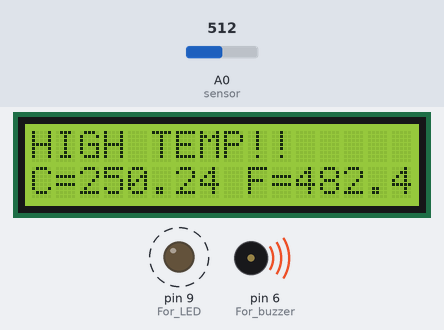
Recording of a sketch running on a simulated Arduino Uno, built with avr-gcc and run on an emulated ATmega328P. Shown: 16×2 character LCD, output pins drawn as LEDs (lit = HIGH), buzzer (waves = sounding). Dashed ring = blinking. The inputs (shaded band) are chosen by the test bench; at power-on: A0 (sensor) = 512. What the sketch prints to the serial monitor is not drawn.

Above: at 1.2 s.
1.3 s: A0 (sensor) set to 73
At 1.57 s:
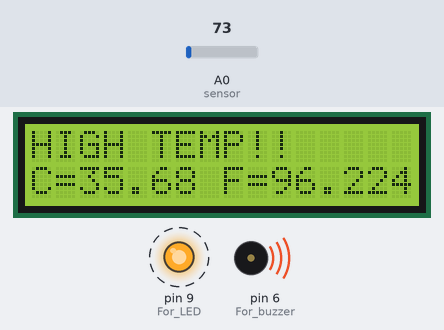
3.2 s: A0 (sensor) set to 58
At 5.4 s:
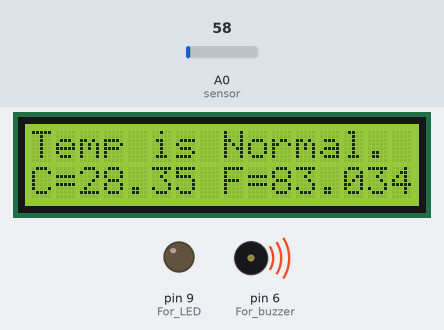
5.7 s: A0 (sensor) set to 22
At 7.4 s:
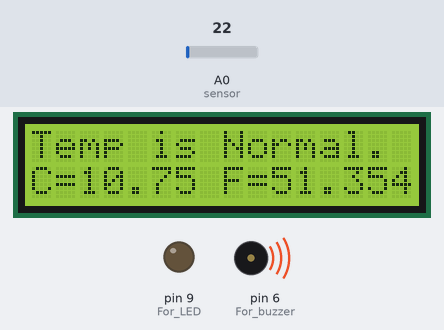
Timing chart, 0 to 8.9 s (numbered marks = the images above; inputs shaded):
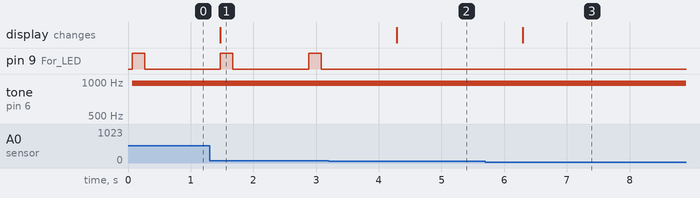

Measured:
- the behaviour switches between 66 and 65 on A0 (sensor) (found by bisection; images 1 and 2)
- after the input at 1.3 s, the display: changes after 0.17 s (image 1)
- after the input at 3.2 s, pin 9 (For_LED): stays LOW (without the input it goes to HIGH after 1.1 s); the display: changes after 1.1 s (image 2)
- after the input at 5.7 s, the display: changes after 0.60 s (image 3)
- by itself, pin 9 (For_LED): alternates HIGH for 0.20 s and LOW for 1.2 s

The sketch:

templcdnode.ino
```cpp
#include<LiquidCrystal.h>  //Header file for LCD Module
LiquidCrystal lcd(12, 11, 5, 4, 3, 2); //lcd connected pins
const int sensor = A0;    //Assigning analog A0 to variable sensor
float tempC;              //variable to store temp in °C
float tempF;              //variable to store temp in °F
float vout;               //variable to store values from sensor
void setup()
{
  pinMode(sensor,INPUT); // Configuring A0 as input
  lcd.begin(16,2);
  pinMode(A0,INPUT);
  pinMode(6,OUTPUT);     //For buzzer
  pinMode(9,OUTPUT);     //For LED
  Serial.begin(9600);
}
void loop()
{
  vout=analogRead(sensor);
  vout=(vout*500)/1023;
  tempC=vout;             // Storing value in °C
  tempF=(vout*1.8)+32;    //conversion of °C to °F
  lcd.setCursor(0,0);
  Serial.println(tempC);
  if(tempC>=32) //For easiness I have taken 32°C as alert temperature
  {
    lcd.print("HIGH TEMP!!     ");
    lcd.setCursor(0,1);
    lcd.print("C=");
    lcd.print(tempC);
    lcd.print(" F=");
    lcd.print(tempF);
    beep(200); //beeps for 200ms
  }
  else
  {
    lcd.print("Temp is Normal.");
    lcd.setCursor(0,1);
    lcd.print("C=");
    lcd.print(tempC);
    lcd.print(" F=");
    lcd.print(tempF);
    digitalWrite(9,0);
  }
  delay(1000);
}
void beep(unsigned char delayms){
  analogWrite(6, 20);      // Any value can be used except 0 & 255
  digitalWrite(9,1);
  delay(delayms);          // wait for a delayms ms
  analogWrite(6, 0);       // 0 turns it off
  digitalWrite(9,0);
  delay(delayms);          // wait for a delayms ms
}
```
